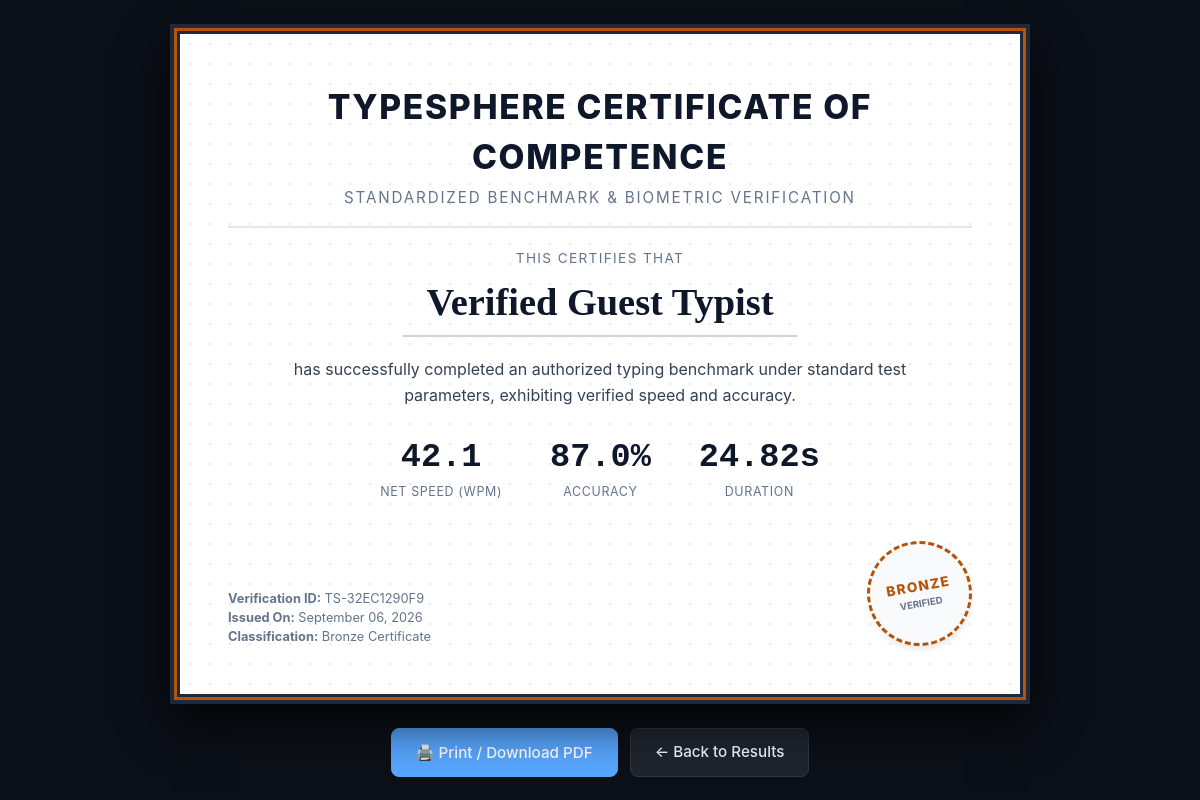
/typing/certificate/1, run on the app's committed database.
### app/models/typing.py (models this page shows, shortened)
class TypingTest(db.Model):
    __tablename__ = 'typing_tests'
    id = db.Column(db.Integer, primary_key=True)
    user_id = db.Column(db.Integer, db.ForeignKey('users.id'), nullable=True, index=True)
    mode = db.Column(db.String(32), default='timed') # timed, word, quote, code, survival, etc.
    duration = db.Column(db.Float, nullable=False) # seconds
    wpm = db.Column(db.Float, nullable=False, index=True)
    raw_wpm = db.Column(db.Float, nullable=False)
    accuracy = db.Column(db.Float, nullable=False, index=True)
    consistency = db.Column(db.Float, nullable=False)
    rhythm_score = db.Column(db.Float, default=100.0)
    errors = db.Column(db.Integer, default=0)
    correct_chars = db.Column(db.Integer, default=0)
    incorrect_chars = db.Column(db.Integer, default=0)
    extra_chars = db.Column(db.Integer, default=0)
    missed_chars = db.Column(db.Integer, default=0)
    suspicious = db.Column(db.Boolean, default=False, index=True)
    suspicion_reason = db.Column(db.String(255), nullable=True)
    completed_at = db.Column(db.DateTime, default=datetime.utcnow, index=True)
    timeline_data = db.Column(db.Text, nullable=True) # JSON list: [{'t': 1.0, 'wpm': 75, 'acc': 98}]
    events_data = db.Column(db.Text, nullable=True) # JSON list of keystroke events for Ghost replay

### app/routes/typing.py (the view)
@typing_bp.route('/certificate/<int:test_id>')
def certificate_page(test_id):
    test = TypingTest.query.get_or_404(test_id)
    if current_user.is_authenticated:
        AchievementService.award_code(current_user, 'certified_typist')
    if test.wpm >= 70 and test.accuracy >= 98.0:
        cert_tier = "Gold Certificate"
        tier_badge = "GOLD"
        tier_color = "#f59e0b"
    elif test.wpm >= 50 and test.accuracy >= 90.0:
        cert_tier = "Silver Certificate"
        tier_badge = "SILVER"
        tier_color = "#94a3b8"
    else:
        cert_tier = "Bronze Certificate"
        tier_badge = "BRONZE"
        tier_color = "#b45309"
    cert_hash_input = f"{test.id}-{test.wpm}-{test.accuracy}-{test.completed_at}"
    cert_code = "TS-" + hashlib.sha256(cert_hash_input.encode()).hexdigest()[:10].upper()
    candidate_name = test.user.username if test.user else "Verified Guest Typist"
    return render_template(
        'typing/certificate.html',
        test=test,
        cert_tier=cert_tier,
        tier_badge=tier_badge,
        tier_color=tier_color,
        cert_code=cert_code,
        candidate_name=candidate_name
    )

### app/templates/typing/certificate.html (shortened to what this page needs)
<!DOCTYPE html>
<html lang="en">
<head>
  <link rel="stylesheet" href="{{ url_for('static', filename='css/main.css') }}">
</head>
<body>
  <div class="cert-container">
    <div class="cert-header">
      <h1 class="cert-title">TypeSphere Certificate of Competence</h1>
      <div class="cert-subtitle">Standardized Benchmark & Biometric Verification</div>
    </div>
    <div class="cert-body">
      <div class="cert-awarded-to">This certifies that</div>
      <div class="cert-name">{{ candidate_name }}</div>
      <div class="cert-text">
        has successfully completed an authorized typing benchmark under standard test parameters, exhibiting verified speed and accuracy.
      </div>
      <div class="cert-stats">
        <div class="cert-stat-box">
          <div class="cert-stat-val">{{ test.wpm }}</div>
          <div class="cert-stat-lbl">Net Speed (WPM)</div>
        </div>
        <div class="cert-stat-box">
          <div class="cert-stat-val">{{ test.accuracy }}%</div>
          <div class="cert-stat-lbl">Accuracy</div>
        </div>
        <div class="cert-stat-box">
          <div class="cert-stat-val">{{ test.duration }}s</div>
          <div class="cert-stat-lbl">Duration</div>
        </div>
      </div>
    </div>
    <div class="cert-bottom-row">
      <div class="cert-footer-meta">
        <div><strong>Verification ID:</strong> {{ cert_code }}</div>
        <div><strong>Issued On:</strong> {{ test.completed_at.strftime('%B %d, %Y') }}</div>
        <div><strong>Classification:</strong> {{ cert_tier }}</div>
      </div>
      <div class="cert-seal">
        <span class="cert-seal-text">{{ tier_badge }}</span>
        <span style="font-size: 0.6rem; color: #64748b; font-weight: 700;">VERIFIED</span>
      </div>
    </div>
  </div>
  <div class="action-bar">
    <button onclick="window.print()" class="btn btn-primary" style="padding: 0.75rem 1.5rem; font-size: 0.95rem;">
      🖨️ Print / Download PDF
    </button>
    <a href="{{ url_for('typing.result_page', test_id=test.id) }}" class="btn" style="padding: 0.75rem 1.5rem; font-size: 0.95rem;">
      &larr; Back to Results
    </a>
  </div>
</body>
</html>

### app/static/css/main.css (style rules this page uses)
:root { --bg-primary: #0e1117; --bg-secondary: #161b22; --bg-card: #1f242d; --text-primary: #f0f6fc; --text-muted: #8b949e; --accent: #58a6ff; --accent-glow: rgba(88, 166, 255, 0.25); --success: #3fb950; --danger: #f85149; --warning: #d29922; --font-mono: 'JetBrains Mono', 'Fira Code', monospace; --font-sans: 'Inter', -apple-system, BlinkMacSystemFont, 'Segoe UI', sans-serif; --typing-font-size: 20px; --border-color: #30363d; --radius: 8px; --transition: all 0.2s cubic-bezier(0.16, 1, 0.3, 1); }
* { margin: 0; padding: 0; box-sizing: border-box; }
body { background-color: var(--bg-primary); color: var(--text-primary); font-family: var(--font-sans); line-height: 1.5; min-height: 100vh; display: flex; flex-direction: column; }
.btn { background: var(--bg-card); color: var(--text-primary); border: 1px solid var(--border-color); padding: 0.55rem 1.1rem; border-radius: var(--radius); cursor: pointer; font-family: inherit; font-weight: 500; font-size: 0.9rem; display: inline-flex; align-items: center; gap: 0.5rem; transition: var(--transition); text-decoration: none; user-select: none; }
.btn-primary { background: var(--accent); color: #fff; border-color: var(--accent); }

### data on the page
TypingTest: wpm "42.1", accuracy "87.0", duration "24.82", completed_at "September 06, 2026"

### other printed values
{{ candidate_name }} "Verified Guest Typist"
{{ cert_code }} "TS-32EC1290F9"
{{ cert_tier }} "Bronze Certificate"
{{ tier_badge }} "BRONZE"
